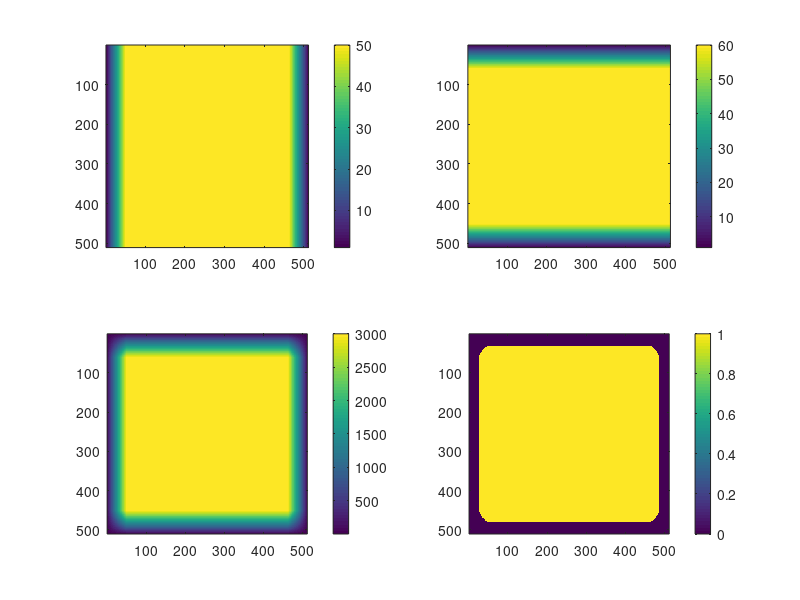

MATLAB code to generate this figure:
blockWidth = 50;
blockHeight = 60;
overlap = .5;
minOverlap = blockHeight * blockWidth * overlap ; 
if overlap > 1
    minOverlap = overlap;
end
corrMatWidth = 512;
corrMatHeight = 510;

C = repmat(min(1:corrMatWidth,corrMatWidth:-1:1),corrMatHeight,1);
R = repmat(min(1:corrMatHeight, corrMatHeight:-1:1)',1,corrMatWidth);

C = min(C, blockWidth);
R = min(R, blockHeight);
subplot(2,2,1); imagesc(C); axis square; colorbar
subplot(2,2,2); imagesc(R); axis square; colorbar
subplot(2,2,3); imagesc(R.*C); axis square; colorbar
subplot(2,2,4); imagesc(R.*C>minOverlap); axis square; colorbar
